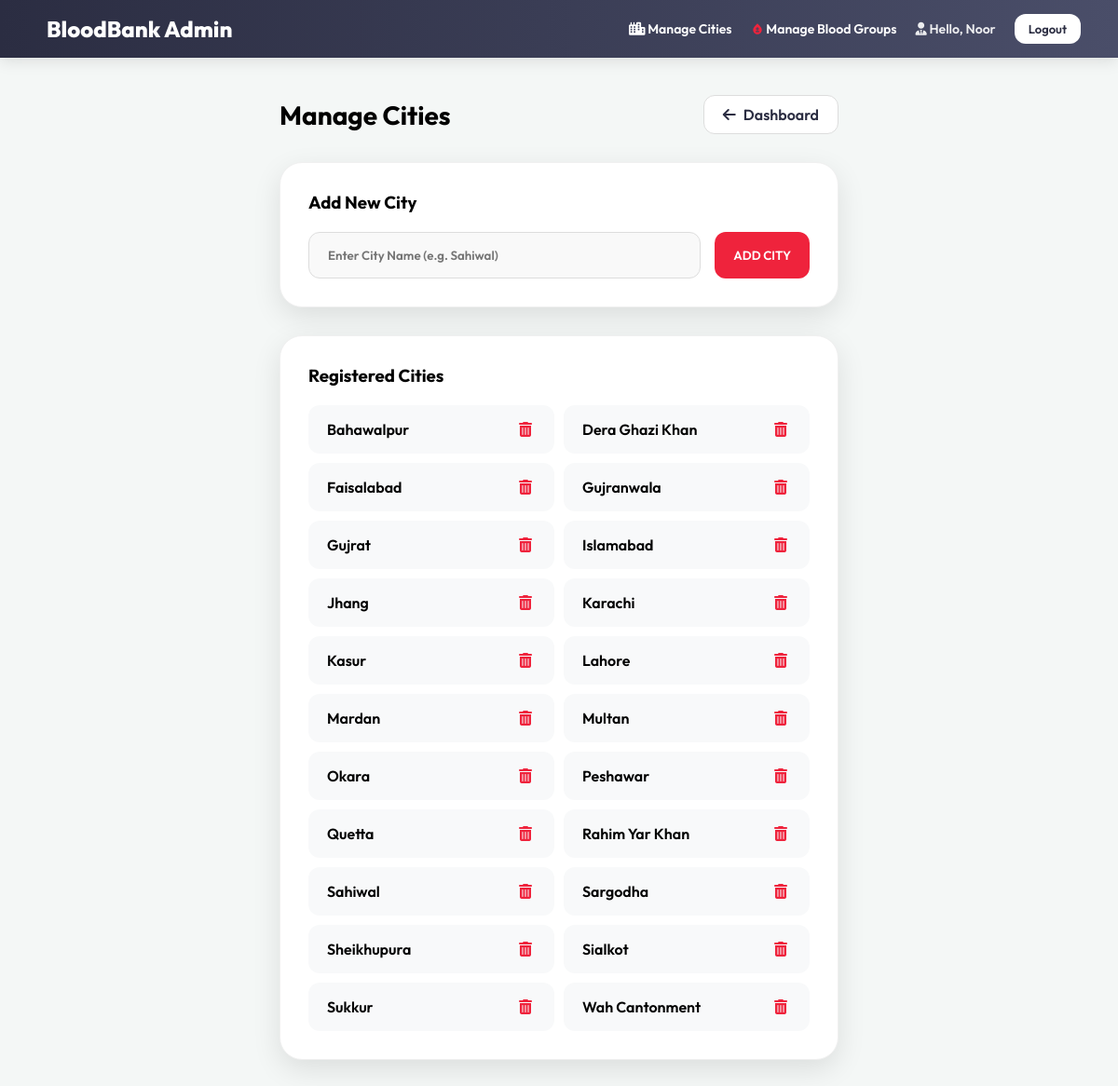
The app's page /admin-panel/cities/ (signed in), older data.
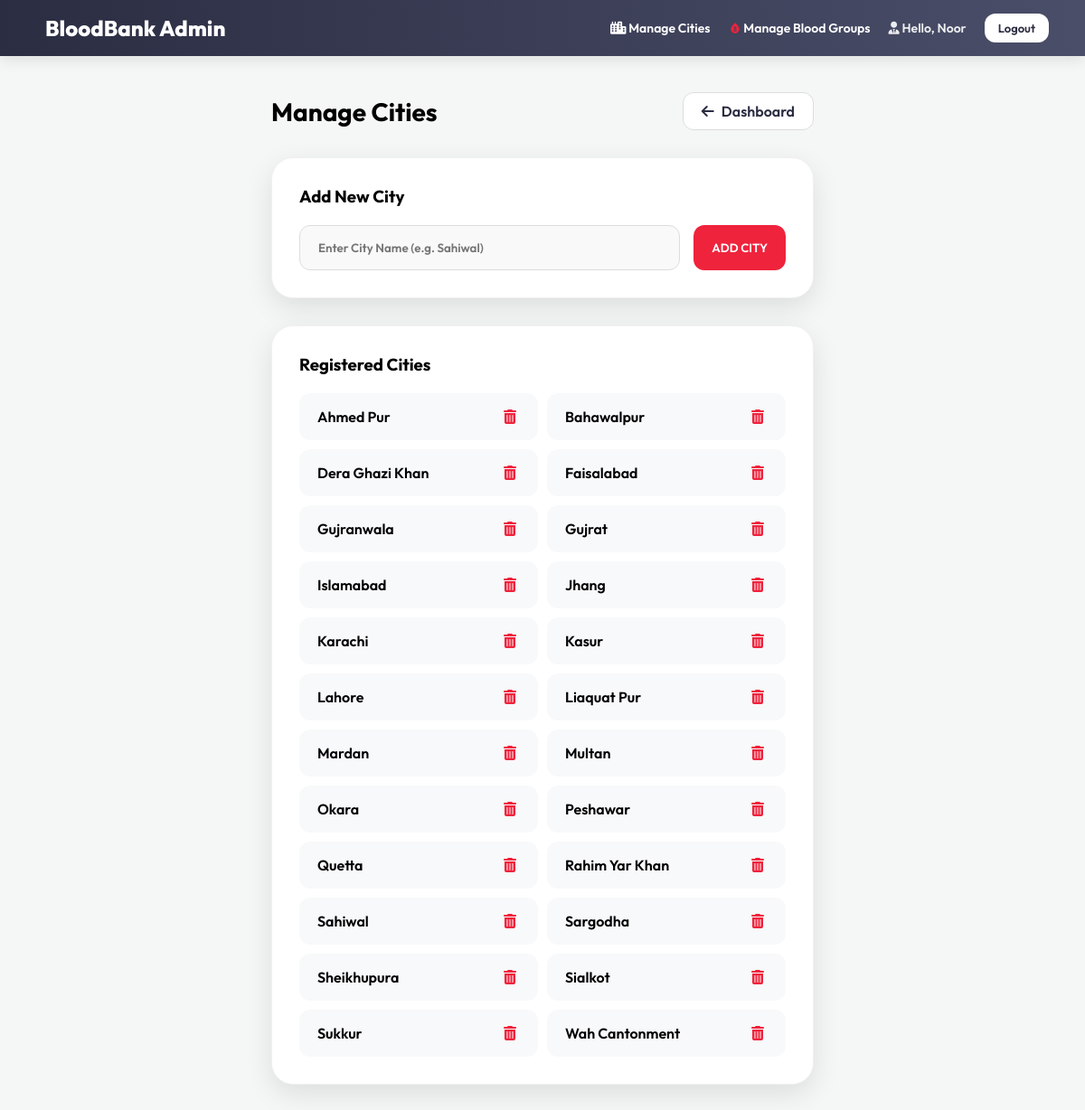
The same page, newer data.
### myapp/models.py (models this page shows, shortened)
class City(models.Model):
    name = models.CharField(max_length=100, unique=True)
    class Meta:
        verbose_name = 'City'
        verbose_name_plural = 'Cities'

### myapp/views.py (the view)
# urls.py: path('admin-panel/cities/', views.admin_manage_cities, name='admin_manage_cities'),
@staff_member_required
def admin_manage_cities(request):
    if request.method == "POST":
        City.objects.get_or_create(name=request.POST.get('city_name').strip())
        messages.success(request, "City added successfully!")
    cities = City.objects.all().order_by('name')
    return render(request, 'admin/manage_cities.html', {'cities': cities})

### myapp/templates/admin/manage_cities.html (shortened to what this page needs)
{% extends 'admin/admin_base.html' %}
{% block content %}
<div style="max-width: 600px; margin: 0 auto;">
    <div style="display: flex; justify-content: space-between; align-items: center; margin-bottom: 30px;">
        <h1 style="font-size: 28px;">Manage Cities</h1>
        <a href="{% url 'admin_dashboard' %}" class="btn btn-white" style="border: 1px solid #ddd;"><i class="fa-solid fa-arrow-left"></i> Dashboard</a>
    </div>
    <div class="card" style="margin-bottom: 30px;">
        <h3 style="margin-bottom: 20px;">Add New City</h3>
        <form method="POST">
            <div style="display: flex; gap: 15px;">
                <input type="text" name="city_name" placeholder="Enter City Name (e.g. Sahiwal)" class="btn" style="flex: 1; border: 1px solid #ddd; background: #f9f9f9; text-align: left; height: 50px;" required>
                <button type="submit" class="btn btn-primary" style="height: 50px;">ADD CITY</button>
            </div>
        </form>
    </div>
    <div class="card">
        <h3 style="margin-bottom: 20px;">Registered Cities</h3>
        <div style="display: grid; grid-template-columns: repeat(2, 1fr); gap: 10px;">
            {% for city in cities %}
            <div style="padding: 12px 20px; background: #f8f9fa; border-radius: 12px; display: flex; justify-content: space-between; align-items: center;">
                <span style="font-weight: 600;">{{ city.name }}</span>
                <a href="{% url 'admin_delete_city' city.id %}" style="color: #ef233c; text-decoration: none; cursor: pointer; padding: 4px; border-radius: 6px; transition: background 0.2s;" onmouseover="this.style.background='#ffe3e6'" onmouseout="this.style.background='transparent'" onclick="return confirm('Are you sure you want to delete this city? This could affect profiles linked to it.');">
                    <i class="fa-solid fa-trash-can"></i>
                </a>
            </div>
            {% empty %}
            <p style="color: #888; grid-column: span 2; text-align: center;">No cities added yet.</p>
            {% endfor %}
        </div>
    </div>
</div>
{% endblock %}

### myapp/templates/admin/admin_base.html (shortened to what this page needs)
<!DOCTYPE html>
<html lang="en">
<head>
    <link rel="stylesheet" href="https://cdnjs.cloudflare.com/ajax/libs/font-awesome/6.0.0/css/all.min.css">
</head>
<body>
    <nav class="admin-nav">
        <div class="logo">
            <span>BloodBank Admin</span>
        </div>
        <div style="display: flex; gap: 20px; align-items: center;">
            <a href="{% url 'admin_manage_cities' %}" style="color: white; text-decoration: none; font-size: 14px; font-weight: 600;"><i class="fa-solid fa-city"></i> Manage Cities</a>
            <a href="{% url 'admin_manage_blood_groups' %}" style="color: white; text-decoration: none; font-size: 14px; font-weight: 600;"> Manage Blood Groups</a>
            <a href="{% url 'admin_profile_edit' %}" style="color: white; text-decoration: none; font-size: 14px; font-weight: 600; opacity: 0.9; transition: opacity 0.2s;" onmouseover="this.style.opacity='1'" onmouseout="this.style.opacity='0.9'"><i class="fa-solid fa-user-tie"></i> Hello, {{ user.first_name|default:user.username }}</a>
            <a href="{% url 'logout' %}" class="btn btn-white" style="padding: 8px 15px; font-size: 13px;">Logout</a>
        </div>
    </nav>
    <div class="admin-container">
        {% block content %}{% endblock %}
    </div>
</body>
</html>

### myapp/templates/admin/admin_base.html (style rules this page uses)
:root { --admin-bg: #4a4e69; --primary: #ef233c; --white: #ffffff; --shadow: 0 10px 30px rgba(0,0,0,0.1); }
* { margin: 0; padding: 0; box-sizing: border-box; font-family: 'Outfit', sans-serif; }
body { background: #f4f7f6; min-height: 100vh; }
.admin-nav { background: linear-gradient(90deg, #2b2d42 0%, #4a4e69 100%); padding: 15px 40px; display: flex; justify-content: space-between; align-items: center; color: white; box-shadow: 0 4px 15px rgba(0,0,0,0.1); }
.logo { font-size: 24px; font-weight: 800; display: flex; align-items: center; gap: 10px; }
.admin-container { padding: 40px; max-width: 1400px; margin: 0 auto; }
.btn { padding: 10px 20px; border-radius: 12px; border: none; cursor: pointer; font-weight: 600; transition: all 0.3s; text-decoration: none; display: inline-flex; align-items: center; gap: 8px; }
.btn-white { background: white; color: #2b2d42; }
.btn-primary { background: var(--primary); color: white; }
.card { background: white; border-radius: 24px; padding: 30px; box-shadow: var(--shadow); border: 1px solid #f0f0f0; }

Row changes from the older to the newer data that the page shows:
added City: name "Ahmed Pur"
added City: name "Liaquat Pur"
